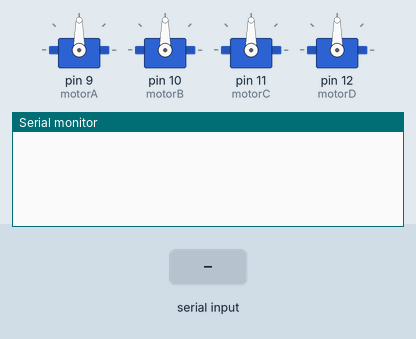
A sketch run on a simulated Arduino Uno, built with avr-gcc and run on an emulated ATmega328P. Shown: 4 × servo, the last lines printed to the serial monitor. The inputs (shaded band) are chosen by the test bench.

Above: at 1.2 s.
1.3 s: "moveForward 1\n" received over Serial
At 2.5 s:
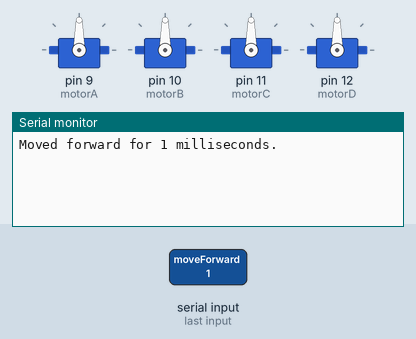
2.8 s: "moveBackward 1\n" received over Serial
At 3.9 s:
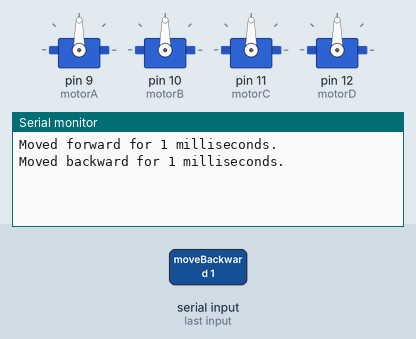
4.3 s: "moveLeft 1\n" received over Serial
At 4.9 s:
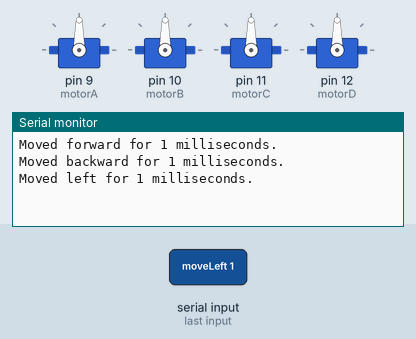
5.8 s: "moveRight 1\n" received over Serial
At 7.3 s:
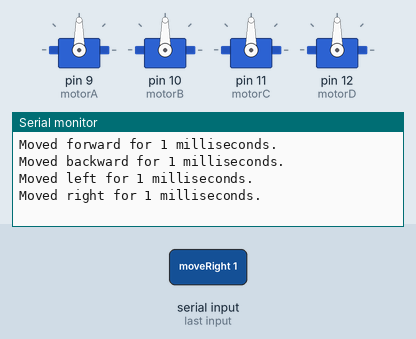

Measured:
- after the input at 1.3 s, the serial monitor: prints a new line at once (image 1)
- after the input at 2.8 s, the serial monitor: prints a new line at once (image 2)
- after the input at 4.3 s, the serial monitor: prints a new line at once (image 3)
- after the input at 5.8 s, the serial monitor: prints a new line at once (image 4)

The sketch:

robot_control.ino
```cpp
#include <Servo.h>

Servo motorA, motorB, motorC, motorD;

void setup() {
  Serial.begin(9600); // To start serial communication
  // Attaching the servo motors to their respective pins
  motorA.attach(9);
  motorB.attach(10);
  motorC.attach(11);
  motorD.attach(12);
}

void loop() {
  if (Serial.available() > 0) {
    String command = Serial.readStringUntil('\n');
    executeCommand(command);
  }
}

void executeCommand(String command) {
  int spaceIndex = command.indexOf(' ');
  String action = command.substring(0, spaceIndex);
  int duration = command.substring(spaceIndex + 1).toInt();

  if (action == "moveForward") {
    moveForward(duration);
  } else if (action == "moveBackward") {
    moveBackward(duration);
  } else if (action == "moveLeft") {
    moveLeft(duration);
  } else if (action == "moveRight") {
    moveRight(duration);
  } else if (action == "emergencyStop") {
    emergencyStop();
  } else {
    Serial.println("Unknown command: " + command);
  }
}


void moveForward(int duration) {
  // To move forward, retract A and B, release C and D
  motorA.write(120); // Retract Motor A
  motorB.write(120); // Retract Motor B
  motorC.write(70);  // Release Motor C
  motorD.write(70);  // Release Motor D
  delay(duration);
  stopAllMotors();
  Serial.println("Moved forward for " + String(duration) + " milliseconds.");
}

void moveBackward(int duration) {
  // To move forward, retract A and B, release C and D
  motorA.write(70); // Release Motor A
  motorB.write(70); // Release Motor B
  motorC.write(110);  // Retract Motor C
  motorD.write(110);  // Retract Motor D
  delay(duration);
  stopAllMotors();
  Serial.println("Moved backward for " + String(duration) + " milliseconds.");
}

void moveLeft(int duration) {
  // To move forward, retract A and B, release C and D
  motorA.write(110); // Retract Motor A
  motorB.write(70); // Release Motor B
  motorC.write(110);  // Retract Motor C
  motorD.write(70);  // Release Motor D
  delay(duration); // moving for duration ms
  stopAllMotors();
  Serial.println("Moved left for " + String(duration) + " milliseconds.");
}

void moveRight(int duration) {
  motorA.write(70); // Retract Motor A
  motorB.write(110); // Release Motor B
  motorC.write(70);  // Retract Motor C
  motorD.write(110);  // Release Motor D
  delay(duration);
  stopAllMotors();
  Serial.println("Moved right for " + String(duration) + " milliseconds.");
}


void moveAonly(int duration) {
  motorA.write(70); // Retract Motor A
  motorB.write(90); // Neutral Motor B
  motorC.write(90);  // Neutral Motor C
  motorD.write(90);  // Neutral Motor D
  delay(duration);
  stopAllMotors();
}

void moveBonly(int duration) {
  motorA.write(90); // Neutral Motor A
  motorB.write(95); // Retract Motor B
  motorC.write(90);  // Neutral Motor C
  motorD.write(90);  // Neutral Motor D
  delay(duration);
  stopAllMotors();
}

void moveConly(int duration) {
  motorA.write(90); // Neutral Motor A
  motorB.write(90); // Neutral Motor B
  motorC.write(110);  // Retract Motor C
  motorD.write(90);  // Neutral Motor D
  delay(duration);
  stopAllMotors();
}

void moveDonly(int duration) {
  motorA.write(90); // Neutral Motor A
  motorB.write(90); // Neutral Motor B
  motorC.write(90);  // Retract Motor C
  motorD.write(110);  // Neutral Motor D
  delay(duration);
  stopAllMotors();

}

void stopAllMotors() {
  // Stop all motors by setting them to their neutral position
  motorA.write(90); // Stop Motor A
  motorB.write(90); // Stop Motor B
  motorC.write(90); // Stop Motor C
  motorD.write(90); // Stop Motor D
}

void emergencyStop(){
  motorA.detach();  // Motor A at pin 9
  motorB.detach(); // Motor B at pin 10
  motorC.detach(); // Motor C at pin 11
  motorD.detach(); // Motor D at pin 12
  Serial.println("Emergency stop activated.");
}
```
